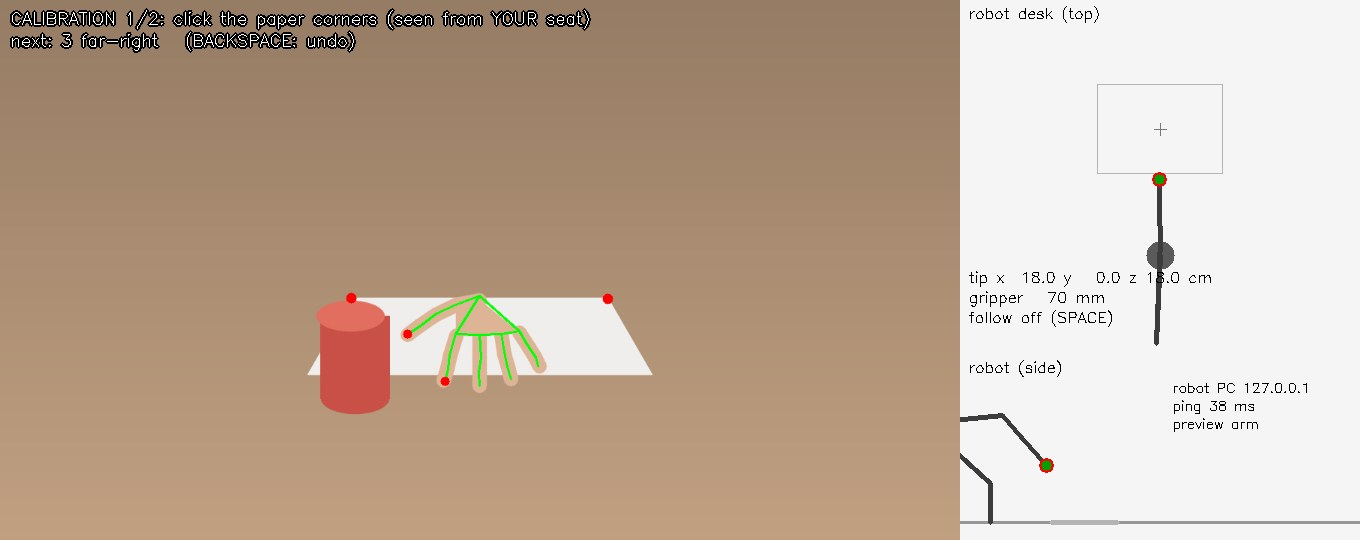
#> input picture 2026/07. 학부연구생 - 웹캠 PiPER 원격조종/webcam_piper/img/화면_1_모서리_클릭.jpg, 1360 x 540 px
$ python -i paper.py   (imports and definitions only)
#> lines starting #> are read from the running program, lines starting #| are printed output that depends on the picture; after the words box and inside, x2 and y2 are one past the last pixel; in counts of white or black regions, pixels touching at a corner belong together
#> further down, picture is the input picture: shape (540, 1360, 3); mean B, G, R 152.6, 171.1, 191.7
"""A4 종이 저절로 찾기 (2026-11-18, 사용자: "보정 자동으로 하는 거 없나").

화면에서 책상보다 밝고 색이 옅은 네모를 찾고, A4 를 가로로 놓은 것으로 보아 말이 되는 것만 받는다.
  1) 밝기 문턱 몇 개로 밝은 덩어리를 나누고, 바깥 윤곽이 네모(꼭짓점 4개, 볼록)인 것을 고른다.
  2) 네 변마다 윤곽 점에 직선을 맞춰 그 교점을 모서리로 쓴다 (꼭짓점을 바로 쓰는 것보다 1~2 px 정확).
  3) 모서리 순서 여덟 가지(돌림 4 × 뒤집힘 2) 중에서
     - A4 가로 비율(297 × 210 mm)로 풀었을 때 초점거리가 웹캠다운 값(가로 시야각 47~87°)이고
       (순서가 틀리면 1.5~3배 큰 값이 나온다: 가짜 화면에서 참 914 px 에 1870~2700 px),
     - 카메라가 책상 위, 사람 맞은편(노트북 쪽, 책상 x > 0)에 오는 것 중 모서리가 가장 잘 맞는 것을 고른다.
     사람 자리에서 본 1 내 쪽-왼쪽, 2 내 쪽-오른쪽, 3 먼 쪽-오른쪽, 4 먼 쪽-왼쪽 (geometry.CORNERS_TABLE) 순서로 돌려준다.
한 장면만 보고 정하지 않는다: PaperFinder 가 여러 장면에서 같은 자리에 보일 때만 내준다.
"""
import itertools

import cv2
import numpy as np

from geometry import TableCalib

K3 = np.ones((3, 3), np.uint8)
K5 = np.ones((5, 5), np.uint8)


CLAHE = cv2.createCLAHE(clipLimit=2.0, tileGridSize=(8, 8))


def _quads(bgr, min_frac=0.003, max_frac=0.5):
    """밝고 색이 옅은 덩어리 중 바깥 윤곽이 볼록 네모인 것: [(꼭짓점 4×2, 윤곽 점 n×2)].
    밝기는 두 가지로 본다: 원래 밝기, 그리고 CLAHE (작은 구역마다 대비를 늘림, 11/18 사용자 제안 — 연구실 흰 책상에서
    종이 254 / 책상 231 이던 차이가 253 / 213 으로 벌어짐)."""
#> called with min_frac = 0.003, max_frac = 0.5
    h, w = bgr.shape[:2]
#> h = 540; w = 1360
    hsv = cv2.cvtColor(bgr, cv2.COLOR_BGR2HSV)
#> hsv: shape (540, 1360, 3); mean H, S, V 10.9, 60.2, 192
    s = cv2.GaussianBlur(hsv[:, :, 1], (5, 5), 0)
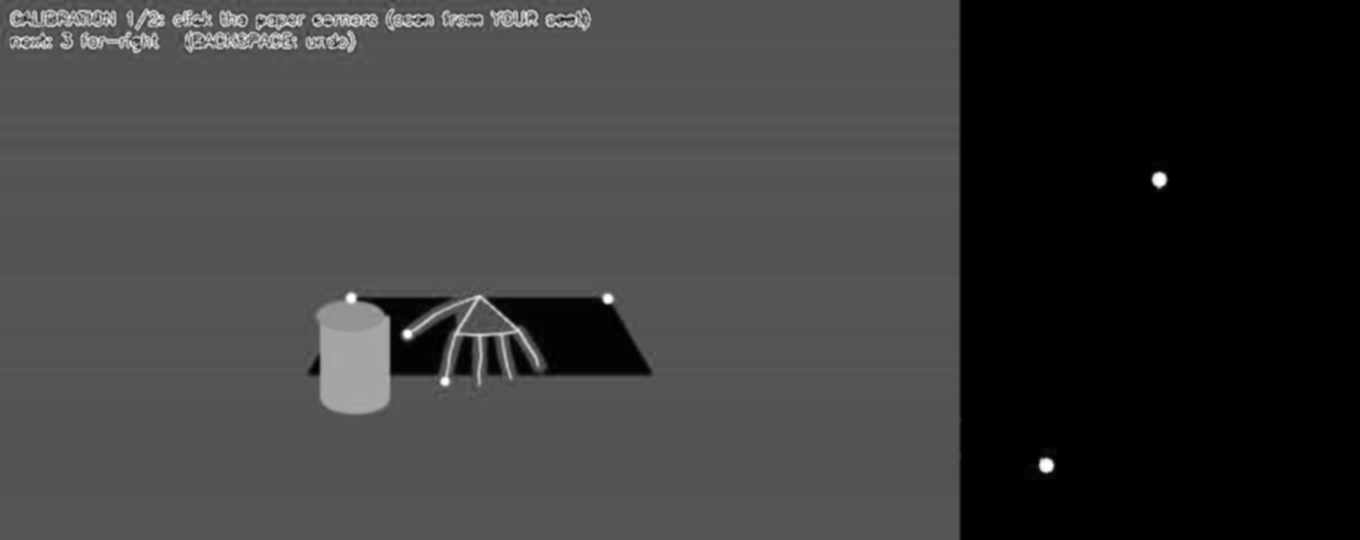
#> s: shape (540, 1360); min 0, max 255, mean 60.2
    out = []
    for v in (cv2.GaussianBlur(hsv[:, :, 2], (5, 5), 0), cv2.GaussianBlur(CLAHE.apply(hsv[:, :, 2]), (5, 5), 0)):
        otsu, _ = cv2.threshold(v, 0, 255, cv2.THRESH_BINARY + cv2.THRESH_OTSU)
        hi = float(np.percentile(v, 99))
        # 11/18 연구실: 책상이 거의 흰색이라 (밝기 226~231, 종이 251~254) 낮은 문턱에서는 종이와 책상이 한 덩어리가 된다.
        # 밝은 쪽을 촘촘히 훑는다 (가장 밝은 것보다 6~45 아래).
        thrs = sorted({int(x) for x in (otsu, (otsu + hi) / 2, otsu - 15, hi - 45, hi - 30, hi - 20, hi - 12, hi - 6)
                       if 30 < x < 252})
        for thr in thrs:
            mask = ((v > thr) & (s < 90)).astype(np.uint8) * 255
            mask = cv2.morphologyEx(mask, cv2.MORPH_OPEN, K3)
            mask = cv2.morphologyEx(mask, cv2.MORPH_CLOSE, K5)
            cnts, _ = cv2.findContours(mask, cv2.RETR_EXTERNAL, cv2.CHAIN_APPROX_NONE)
            for c in cnts:
                a = cv2.contourArea(c)
                if not (min_frac * w * h < a < max_frac * w * h):
                    continue
                hull = cv2.convexHull(c)
                peri = cv2.arcLength(hull, True)
                ap = None
                for eps in (0.015, 0.025, 0.035, 0.05):
                    ap = cv2.approxPolyDP(hull, eps * peri, True)
                    if len(ap) <= 4:
                        break
                if ap is None or len(ap) != 4 or not cv2.isContourConvex(ap):
                    continue
                if a < 0.85 * cv2.contourArea(ap):                 # 네모를 거의 꽉 채워야 함 (종이 가장자리를 손이 가리면 탈락)
                    continue
                q = ap.reshape(4, 2).astype(np.float64)
                if np.any(q[:, 0] < 3) or np.any(q[:, 0] > w - 4) or np.any(q[:, 1] < 3) or np.any(q[:, 1] > h - 4):
                    continue                                         # 화면 밖으로 잘린 것
                out.append((q, c.reshape(-1, 2).astype(np.float64)))
#> this loop made 2 passes
#> (otsu, hi, thrs) on passes 1 to 2: (206, 245, [191, 200, 206, 215, 225, 233, 239]), (201, 245, [186, 200, 201, 215, 223, 225, 233, 239])
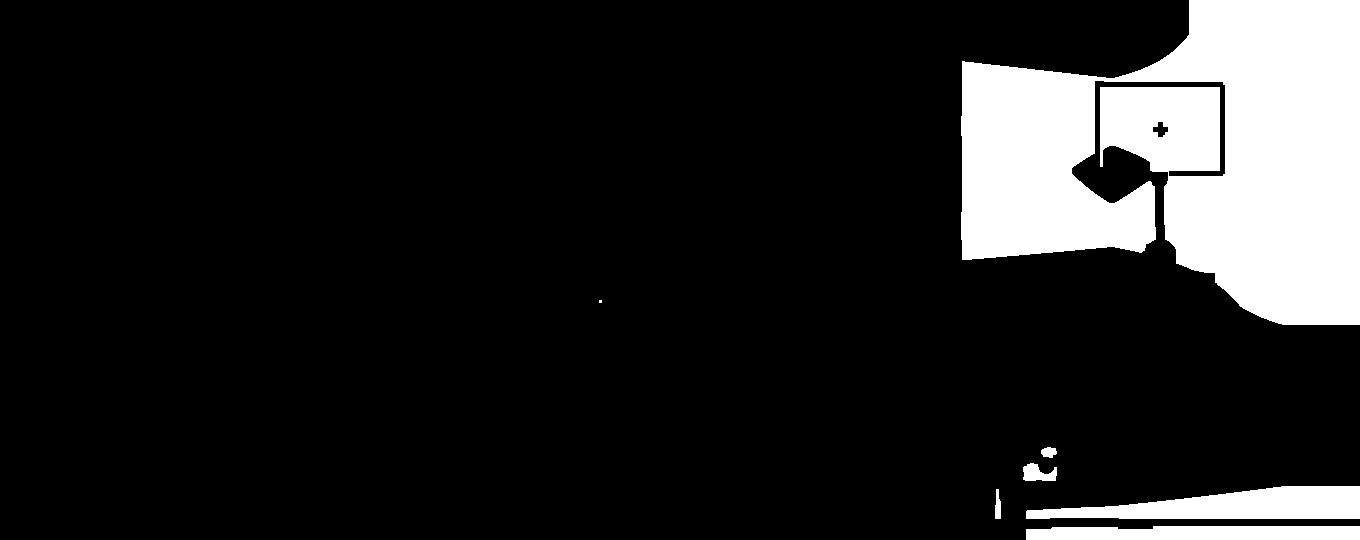
#> mask: shape (540, 1360); 13.9% white; 7 white regions (1 under 20 px), largest, box (x1, y1, x2, y2) and area: (961, 0, 1360, 325) 89763, (1026, 486, 1360, 519) 7220, (1026, 526, 1360, 540) 4428, (1023, 463, 1057, 481) 414, (995, 489, 1001, 519) 142, (1041, 447, 1057, 458) 131
#> after the loop, out = 10 items
    return out


# [89 lines left out: functions _refine, _edge_support, order_paper, find_paper, not called in this run]


class PaperFinder:
    """장면마다 넣으면, 같은 자리(모서리 tol_px 안)에 need 번 연달아 보였을 때 그 가운데값 모서리를 내준다."""

    def __init__(self, hfov=None, need=8, tol_px=3.0, every=2):
        self.hfov, self.need, self.tol, self.every = hfov, need, tol_px, every
        self.n, self.hist, self.last = 0, [], None

    def reset(self):
        self.n, self.hist, self.last = 0, [], None

    # [16 lines left out: function feed, not called in this run]

>>> import cv2
>>> picture = cv2.imread('img/화면_1_모서리_클릭.jpg')
>>> result = _quads(picture)
#> result = 10 items

$ run again, on 2026/07. 학부연구생 - 웹캠 PiPER 원격조종/webcam_piper/img/화면_3_손_시작자세.jpg
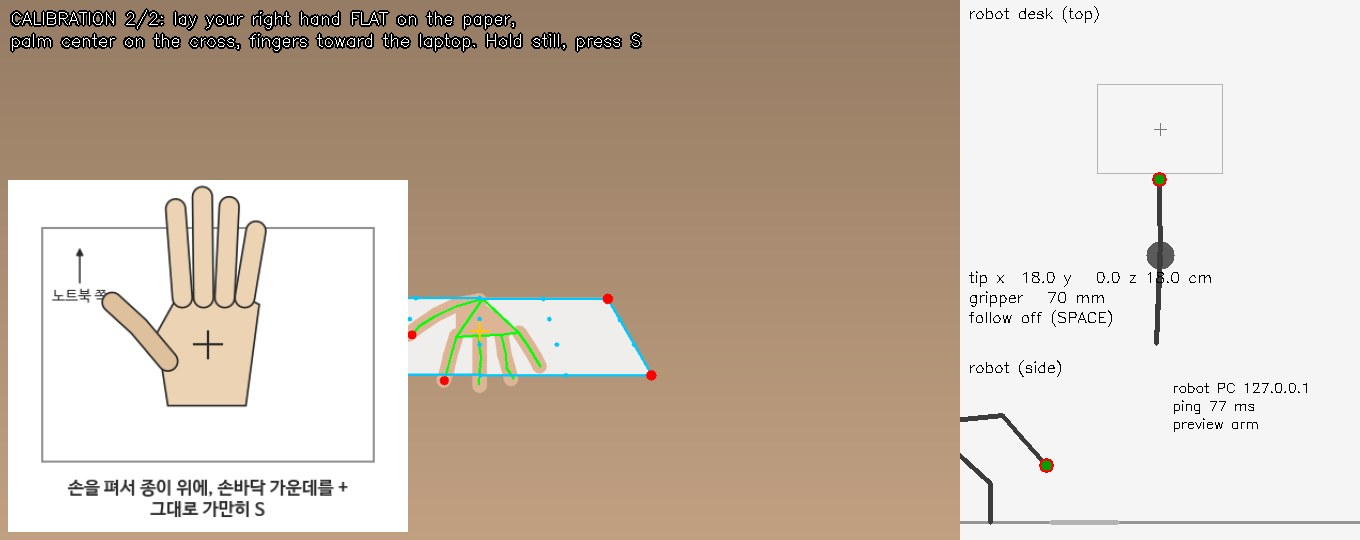
#> input picture 2026/07. 학부연구생 - 웹캠 PiPER 원격조종/webcam_piper/img/화면_3_손_시작자세.jpg, 1360 x 540 px
#> picture is the input picture: shape (540, 1360, 3); mean B, G, R 175.1, 189, 203
#> hsv: shape (540, 1360, 3); mean H, S, V 10.4, 45.6, 203.6
#> in _quads, `s = cv2.GaussianBlur(hsv[:, :, 1], (5, 5), 0)`:
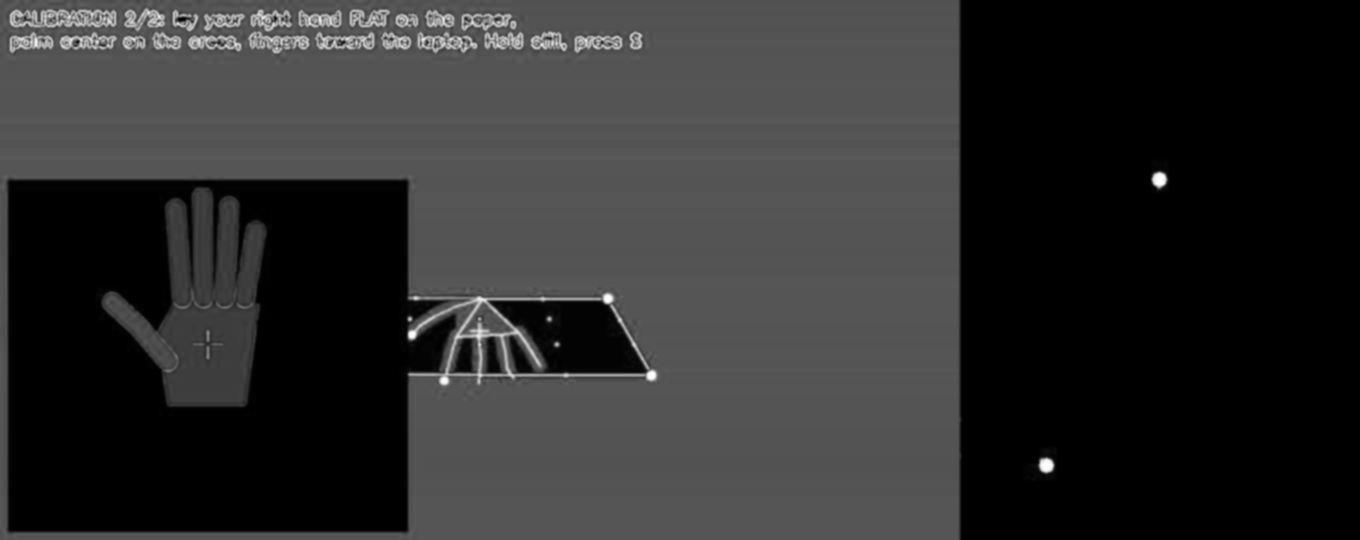
#> s: shape (540, 1360); min 0, max 255, mean 45.6
#> the loop in _quads, `for v in (cv2.GaussianBlur(hsv[:, :, 2], (5, 5), 0), cv2.GaussianBlur(..` made 2 passes
#> (otsu, hi, thrs) on passes 1 to 2: (205, 255, [190, 205, 210, 225, 230, 235, 243, 249]), (201, 255, [186, 201, 210, 225, 228, 235, 243, 249])
#> after the loop in _quads, `for v in (cv2.GaussianBlur(hsv[:, :, 2], (5, 5), 0), cv2.GaussianBlur(..`:
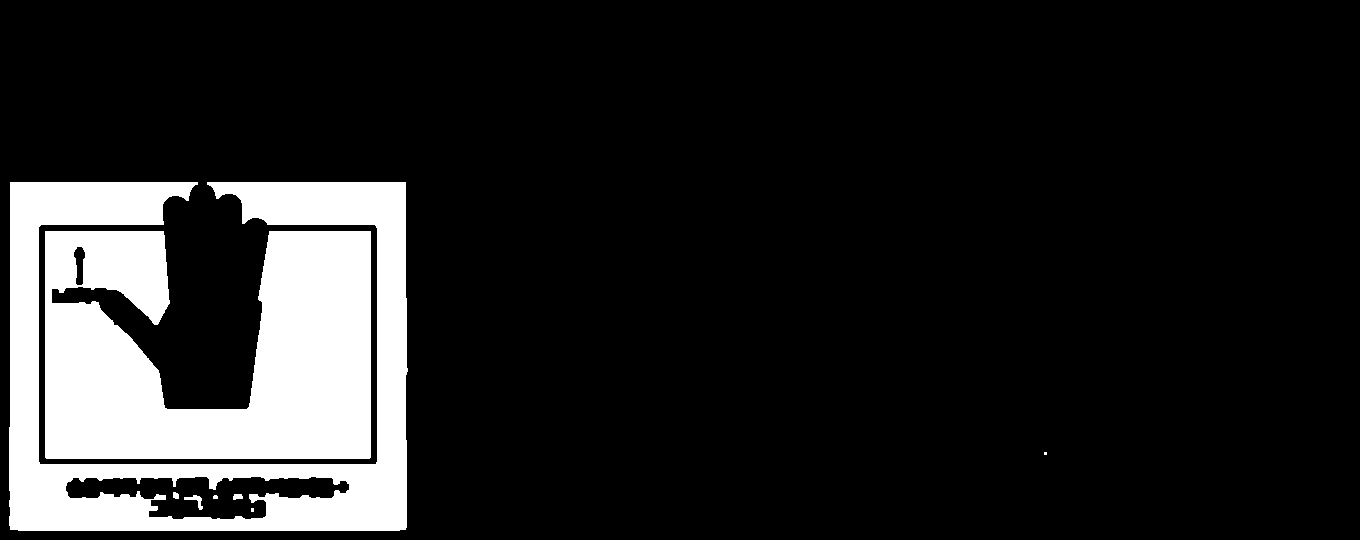
#> mask: shape (540, 1360); 14% white; 8 white regions (3 under 20 px), largest, box (x1, y1, x2, y2) and area: (45, 231, 371, 459) 54318, (9, 182, 408, 531) 48031, (184, 495, 203, 510) 101, (233, 494, 243, 500) 49, (173, 492, 179, 499) 36
#> after the loop in _quads, `for v in (cv2.GaussianBlur(hsv[:, :, 2], (5, 5), 0), cv2.GaussianBlur(..`: out = 22 items
